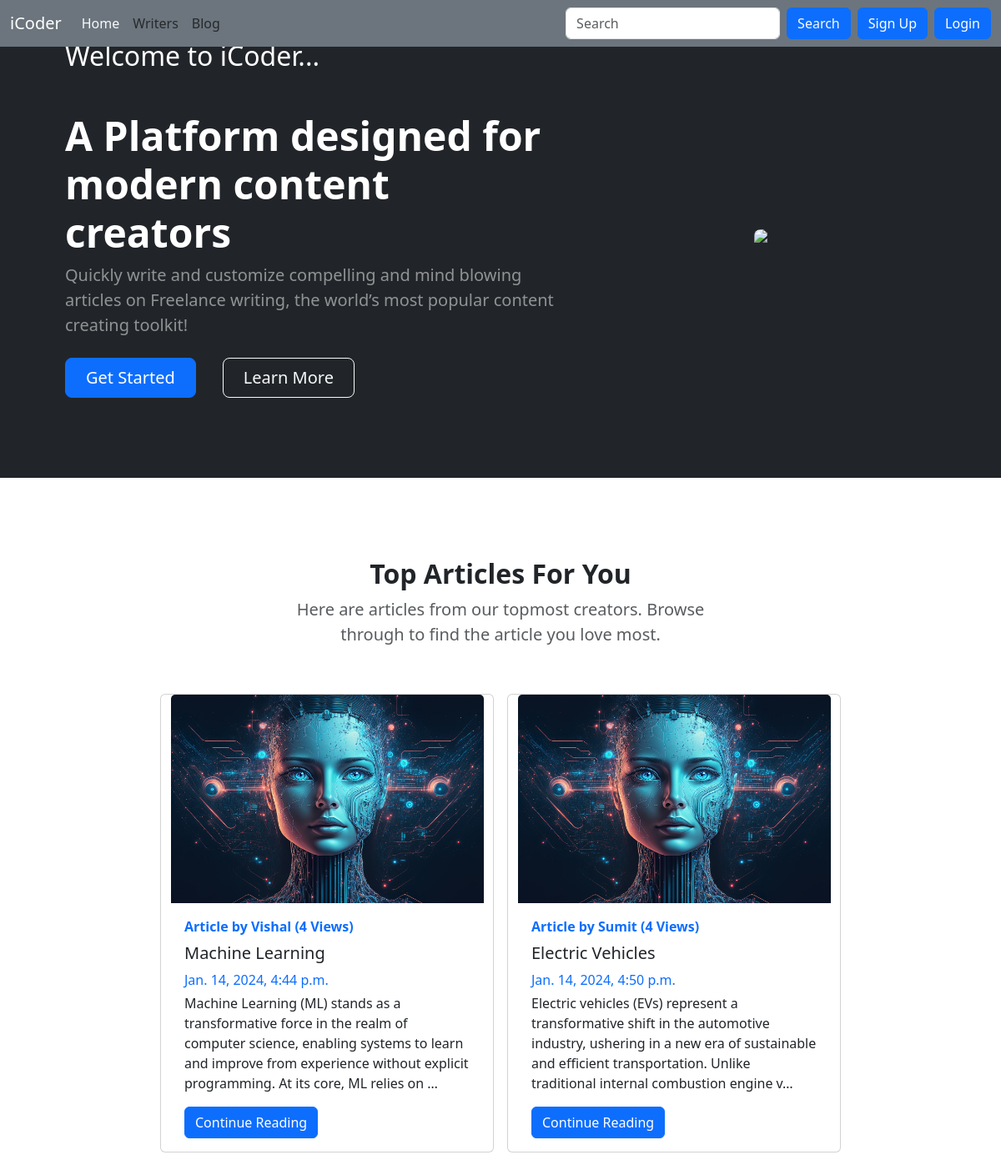
Before: / with the older database file.
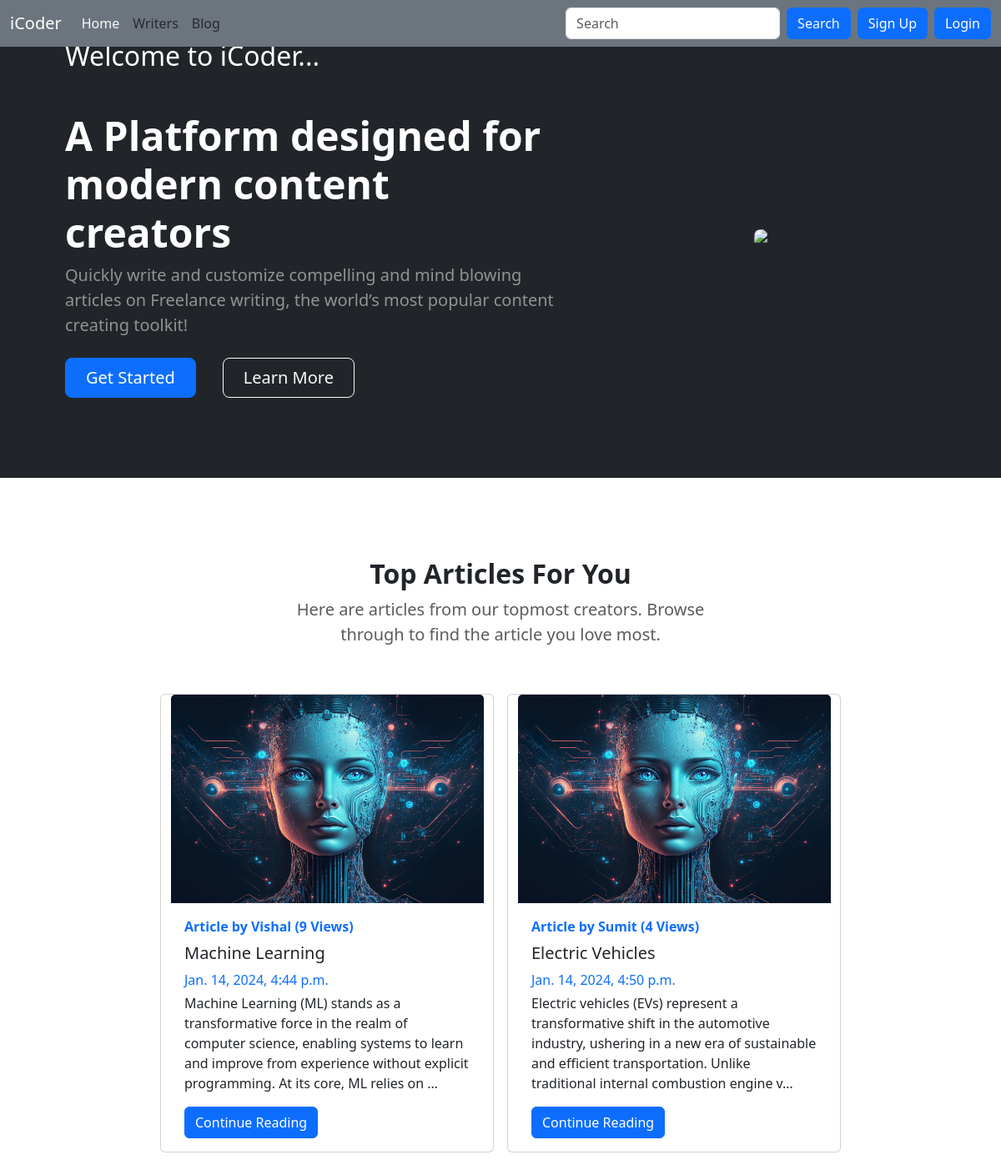
After: the same page with the newer database file.
### blog/models.py (models this page shows, shortened)
class Post(models.Model):
    sno = models.AutoField(primary_key=True)
    username = models.CharField(max_length=15, default="")
    title = models.CharField(max_length=255)
    postImage  = models.ImageField(upload_to='static/img', default='static/img/default.jpg')
    content = models.TextField()
    author = models.CharField(max_length=100)
    slug = models.CharField(max_length=130)
    views = models.IntegerField(default=0)
    timeStamp = models.DateTimeField(default= now)

### home/views.py (the view)
# urls.py: path('', views.HomeView.as_view(), name='home'),
class HomeView(View):
    def get(self, request):
        allPosts = Post.objects.all()
        trendPost = [post for post in allPosts]
        trendPost.sort(key=lambda p: p.views, reverse=True)
        trendPost = trendPost[:3]
        context = {'posts' : trendPost}
        return render(request, 'home/home.html', context)

### templates/home/home.html (shortened to what this page needs)
{% extends "base.html" %}
{% block homeactive %} text-light {% endblock homeactive %}
{% block body %}
<header class="bg-dark py-5">
  <div class="container px-5">
    <div class="row gx-5 align-items-center justify-content-center">
      <div class="col-lg-8 col-xl-7 col-xxl-6">
        <h2 class="text-white">Welcome to iCoder...</h2>
        <div class="my-5 text-center text-xl-start">
          <h1 class="display-5 fw-bolder text-white mb-2">A Platform designed for modern content creators</h1>
          <p class="lead fw-normal text-white-50 mb-4">Quickly write and customize compelling and mind blowing articles
            on Freelance writing, the world’s most popular content creating toolkit!</p>
          <div class="d-grid gap-3 d-sm-flex justify-content-sm-center justify-content-xl-start">
            <a class="btn btn-primary btn-lg px-4 me-sm-3" href="/blog">Get Started</a>
            <a class="btn btn-outline-light btn-lg px-4" href="#allblogs">Learn More</a>
          </div>
        </div>
      </div>
      <div class="col-xl-5 col-xxl-6 d-none d-xl-block text-center">
        <img class="img-fluid rounded-3 my-5" src="static/img/happy2.jpg" alt="..." />
      </div>
    </div>
  </div>
</header>
<section class="py-5" id='allblogs'>
  <div class="container px-5 my-5">
    <div class="row gx-5 justify-content-center">
      <div class="col-lg-8 col-xl-6">
        <div class="text-center">
          <h2 class="fw-bolder">Top Articles For You</h2>
          <p class="lead fw-normal text-muted mb-5">Here are articles from our topmost creators. Browse through to find
            the article you love most.</p>
        </div>
      </div>
    </div>
    <div class="row justify-content-center">
      {% for post in posts %}
      <div class="card mx-2 my-2" style="width: 25rem;">
        <img src="/media/{{post.postImage}}" class="card-img-top" alt="...">
        <div class="card-body">
          {% if user.is_authenticated %}
          <a href="/writers/{{post.username}}"><b
              class="d-inline-block mb-2 text-primary underline-hover">Article by
              {{post.author}} ({{post.views}} Views)</b></a>
          {% else %}
          <a href="#"><b class="d-inline-block mb-2 text-primary">Article by
              {{post.author}} ({{post.views}} Views)</b></a>
          {% endif %}
          <h5 class="card-title">{{post.title}}</h5>
          <div class="mb-1 text-primary">{{post.timeStamp}}</div>
          <p class="card-text">{{post.content|truncatechars:200}}</p>
          <a href="blog/{{post.slug}}" class="btn btn-primary">Continue Reading</a>
        </div>
      </div>
      {% endfor %}
    </div>
  </div>
</section>
{% endblock body %}

Changed rows visible on the page:
changed Post "Machine Learning": views "4" → "9"
